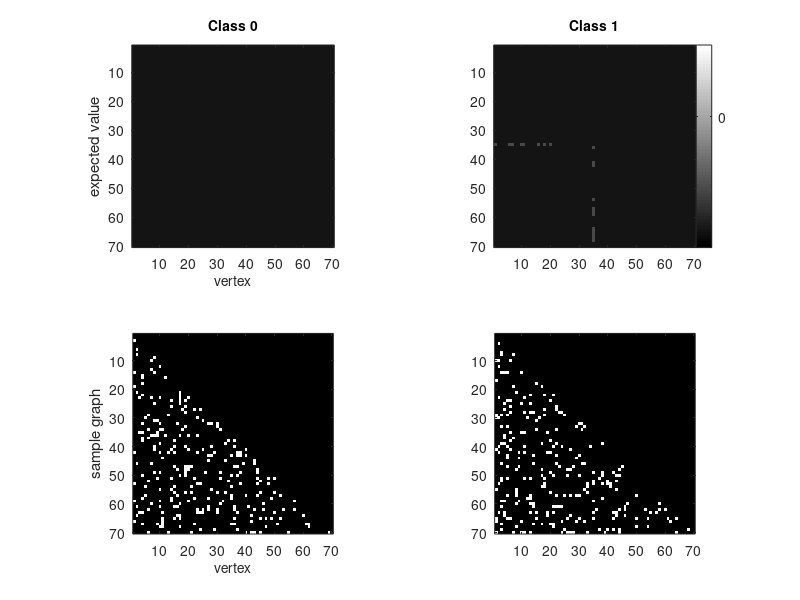

Source code (MATLAB): (Note: this script raises an error after producing the figure.)
%% synthetic
clear, clc


% # neurons
V=70;

% signal subgraph
m=1;
s=20;

Ess = randperm(70);
Ess = Ess(1:s);
thesem = zeros(V);
vstar=round(V/2);
thesem(vstar,Ess) = 1;
thesem(Ess,vstar) = 1;
thesem=tril(thesem,-1);
Ess=find(thesem);

% parameters
p=0.1;
q=0.3;
E0=p*ones(V);
E1=p*ones(V);
E1(Ess)=q;

savestuff=0;

fname=['homo_V' num2str(V) '_s' num2str(s) '_p' num2str(round(p*100)) '_q' num2str(round(q*100))];


%% plot params and samples
figure(2), clf
fs=10;

h(2)=subplot(222);
image(E1*64+0.5)
axis('square');
op2b=get(gca,'Position');
colorbar('YTick',[0.01 min(p,q) max(p,q) 1]*64.5,'YTickLabel',[0 min(p,q) max(p,q) 1])
set(gca,'Position',op2b)
title('Class 1','fontsize',fs)

h(1)=subplot(221);
image(E0*64.5)
colormap('gray')
axis('square');
title('Class 0','fontsize',fs)
xlabel('vertex','fontsize',fs)
ylabel('expected value')
op1=get(gca,'Position');
op1(3:4)=op2b(3:4);
set(gca,'Position',op1)


h(3)=subplot(223);
imagesc(tril(E0 > rand(V),-1))
axis('square');
ylabel('sample graph')
xlabel('vertex','fontsize',fs)

h(4)=subplot(224);
imagesc(tril(E1 > rand(V),-1))
axis('square');


for i=1:numel(h)
    set(h(i),'fontsize',fs)
end

if savestuff==1
    print_fig(['../figs/' fname '_mean_sample'],[6 4])
end

%% simulate data for coherogram plots
clear h SigMat coherent incoherent coherogram Coherogram wset

ns=[4 16 64 256]; %[20 50 100 300];
ncols=length(ns);


for i=1:ncols
    
    % training data
    ntrn=ns(i);
    Atrn = nan(V,V,ntrn);
    Atrn(:,:,1:2:ntrn)=repmat(E0,[1 1 ntrn/2]) > rand(V,V,ntrn/2);
    Atrn(:,:,2:2:ntrn)=repmat(E1,[1 1 ntrn/2]) > rand(V,V,ntrn/2);
    for nn=1:ntrn, Atrn(:,:,nn)=tril(Atrn(:,:,nn),-1); end
    
    ytrn=repmat([0 1],1,ntrn/2);
    
    constants   = get_constants(Atrn,ytrn);     % get constants to ease classification code
    SigMat{i}   = run_get_fisher_pvals(Atrn,constants);
    incoherent{i} = incoherent_estimator(SigMat{i},s);
    [coherent{i} cocount{i}]= coherent_estimator(SigMat{i},m,s);
    [coherogram{i} Coherogram{i} wset{i}] = get_coherograms(Atrn,ytrn);
    
end


%% plot SigMat and coheregrams
% load(['../data/' fname])

figure(4), clf
wh = [.21 .18];
side = 0.07;
bottom=0.07;
rowpos=0.22;
colpos=0.21;
fs=6;
nrows=4;


for i=1:ncols
    
    
    h(1+(i-1)*nrows) = subplot('Position',[0*colpos+side (4-i)*rowpos+bottom wh]);
    
    imagesc(-log10(SigMat{i}))
    axis('square')
    ylabel(['n=', num2str(ns(i))],'fontsize',fs)
    if i<ncols,
        set(gca,'Xtick',[],'YTick',[]),
    else
        xlabel('vertex','fontsize',fs)
        ylabel([{['n=', num2str(ns(i))]}; {'vertex'}],'fontsize',fs)
    end
    if i==1, title([{'significance'};  {'matrix'}],'fontsize',fs), end
    
    h(2+(i-1)*nrows) = subplot('Position',[1*colpos+side (4-i)*rowpos+bottom wh]);
    ass=zeros(V); ass(incoherent{i})=1;
    imagesc(ass)
    axis('square')
    if i<ncols, set(gca,'Xtick',[],'YTick',[]),
    else set(gca,'Ytick',[]), xlabel('vertex','fontsize',fs)
    end
    if i==1, title([{'incoherent'}; {'estimate'}],'fontsize',fs), end
    ylabel(['# correct = ', num2str(length(intersect(incoherent{i},Ess)))],'fontsize',fs)
    
    h(3+(i-1)*nrows) = subplot('Position',[2*colpos+side (4-i)*rowpos+bottom wh]);
    ass=zeros(V); ass(coherent{i})=1;
    imagesc(ass)
    axis('square')
    if i<ncols, set(gca,'Xtick',[],'YTick',[]),
    else set(gca,'Ytick',[]), xlabel('vertex','fontsize',fs)
    end
    if i==1, title([{'coherent'}; {'estimate'}],'fontsize',fs), end
    ylabel(['# correct = ', num2str(length(intersect(coherent{i},Ess)))],'fontsize',fs)
    
    h(4+(i-1)*nrows) = subplot('Position',[3*colpos+side (4-i)*rowpos+bottom wh]);
    imagesc(Coherogram{i}(:,1:cocount{i}))
    axis('square')
    set(gca,'Ytick',[])
    if i==1, title([{'cumulative'}; {'coherogram'}],'fontsize',fs), end
    if i==ncols, xlabel('log significance','fontsize',fs), end
    if cocount{i}>2,
        set(gca,'XTick',ceil(linspace(2,cocount{i},3)),'XTickLabel',...
            0.1*round(10*log10((wset{i}(ceil(linspace(2,cocount{i},3))))))),
    end
    
end
colormap('gray')
for i=1:length(h), set(h(i),'fontsize',fs), end

if savestuff==1
    print_fig(['../figs/' fname '_coherogram'],[5 4])
end

%% get Lstar

ntst=1000;
Atst = nan(V,V,ntst);
Atst(:,:,1:2:ntst)=repmat(E0,[1 1 ntst/2]) > rand(V,V,ntst/2);
Atst(:,:,2:2:ntst)=repmat(E1,[1 1 ntst/2]) > rand(V,V,ntst/2);
ytrn=repmat([0 1],1,ntst/2);

params.lnE0=log(E0);
params.lnE1=log(E1);
params.ln1E0=log(1-E0);
params.ln1E1=log(1-E1);
params.lnprior0=log(1/2);
params.lnprior1=log(1/2);

subspace=find(ones(V)-diag(ones(V,1)));

bayes_incorrects=nan(ntst,1);
for i=1:ntst
    bayes_incorrects(i) = plugin_bern_classify(Atst(:,:,i),params,subspace,ytrn(i));
end
Lstar=mean(bayes_incorrects)

%% generate data, classify, and get stats
clear alg out Outtemp ns h
% alg stuff
alg(1).name='coherent';
alg(1).star_list=m;
alg(1).edge_list{1}=s;

alg(2).name='incoherent';
alg(2).edge_list=s;

alg(3).name='naive bayes';
alg(3).edge_list=find(ones(V)-diag(ones(V,1)));

nAlgs=numel(alg);
nTrials=20;
ns=[10:10:50 100:50:300];


for i=1:length(ns)
    
    disp(['ntrn ', num2str(ns(i))])
    
    for j=1:nTrials
        
        disp(['trial ', num2str(j)])
        % training data
        ntrn=ns(i);
        Atrn = nan(V,V,ntrn);
        Atrn(:,:,1:2:ntrn)=repmat(E0,[1 1 ntrn/2]) > rand(V,V,ntrn/2);
        Atrn(:,:,2:2:ntrn)=repmat(E1,[1 1 ntrn/2]) > rand(V,V,ntrn/2);
        for nn=1:ntrn, Atrn(:,:,nn)=tril(Atrn(:,:,nn),-1); end
        
        ytrn=repmat([0 1],1,ntrn/2);
        
        % testing data
        ntst=100;
        Atst = nan(V,V,ntst);
        Atst(:,:,1:2:ntst)=repmat(E0,[1 1 ntst/2]) > rand(V,V,ntst/2);
        Atst(:,:,2:2:ntst)=repmat(E1,[1 1 ntst/2]) > rand(V,V,ntst/2);
        for nn=1:ntst, Atst(:,:,nn)=tril(Atst(:,:,nn),-1); end
        ytst=repmat([0 1],1,ntst/2);
        
        
        % classify
        Outtemp = plugin_classifier_cv_loop(Atrn,ytrn,alg,'HoldOut',Atst,ytst);
        
        % get stats
        Out(1).Lhat(i,j)   = Outtemp(1).Lhat;
        Out(1).correct_edges(i,j) = length(intersect(Outtemp(1).subspace{1},Ess));
        
        Out(2).Lhat(i,j)   = Outtemp(2).Lhat;
        Out(2).correct_edges(i,j) = length(intersect(Outtemp(2).subspace{1},Ess));
        
        Out(3).Lhat(i,j)   = Outtemp(3).Lhat;
    end
    
end


for n=1:3
    keeps(n).correct_edges=Out(n).correct_edges;
    keeps(n).Lhat=Out(n).Lhat;
    
    keeps(n).misedge_rate=1-mean(keeps(n).correct_edges,2)/s;
    keeps(n).misedge_ste=std(keeps(n).correct_edges,[],2)/(s*sqrt(nTrials));
    keeps(n).Lhat_avg=mean(keeps(n).Lhat,2);
    keeps(n).Lhat_ste=std(keeps(n).Lhat,[],2)/sqrt(nTrials);
end

if savestuff==1
    save(['../../data/' fname])
end

%% plot rates
% load(['../../data/' fname])

figure(1), clf

gray1=0.5*[1 1 1];
gray2=0.75*[1 1 1];
sa=0.5;
fs=12;


%
h(1)=subplot(211); hold all
errorbar(ns,keeps(1).misedge_rate,keeps(1).misedge_ste,'k','linewidth',2)
errorbar(ns,keeps(2).misedge_rate,keeps(2).misedge_ste,'color',gray1,'linewidth',2)
axis([0 ns(end) 0 1])
% set(gca,'YTick',[2:2:s])
xlabel('# training samples','fontsize',fs)
ylabel('missed-edge rate','fontsize',fs)

h(2)=subplot(212); hold all
errorbar(ns,keeps(1).Lhat_avg,keeps(1).Lhat_ste,'k','linewidth',2)
errorbar(ns,keeps(2).Lhat_avg,keeps(2).Lhat_ste,'color',gray1,'linewidth',2)
errorbar(ns,keeps(3).Lhat_avg,keeps(3).Lhat_ste,'color',gray2,'linewidth',2)
axis([0 ns(end) 0 0.5])
xlabel('# training samples','fontsize',fs)
ylabel('misclassification rate','fontsize',fs)
% legend(alg(1).name,alg(2).name, alg(3).name,'fontsize',fs)
legend('coh','inc','nb'); %,'fontsize',fs,'Location','Best')
set(gca,'YTick',[0.1:0.1:0.5])



if savestuff==1
    print_fig(['../../figs/' fname '_Lhats'],[3 3]*1.5)
end
